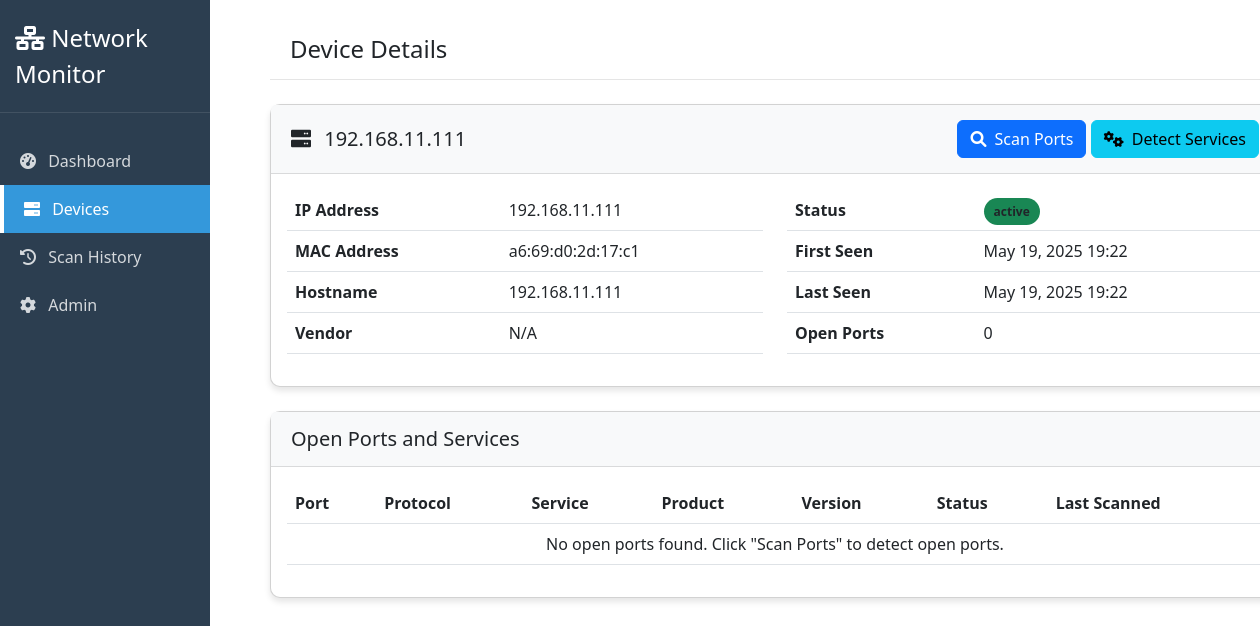
/devices/3/, run on the app's committed database.
### device_monitor/models.py (models this page shows, shortened)
class Device(models.Model):
    ip_address = models.GenericIPAddressField(unique=True)
    mac_address = models.CharField(max_length=17, blank=True, null=True)
    hostname = models.CharField(max_length=255, blank=True, null=True)
    vendor = models.CharField(max_length=255, blank=True, null=True)
    status = models.CharField(max_length=50, default='active')
    first_seen = models.DateTimeField(default=timezone.now)
    last_seen = models.DateTimeField(default=timezone.now)
    class Meta:
        ordering = ['ip_address']

### device_monitor/views.py (the view)
# urls.py: path('devices/<int:device_id>/', views.device_detail, name='device_detail'),
def device_detail(request, device_id):
    device = Device.objects.get(id=device_id)
    context = {
        'device': device,
        'ports': device.ports.all()
    }
    return render(request, 'device_monitor/device_detail.html', context)

### templates/device_monitor/device_detail.html (shortened to what this page needs)
{% extends 'base.html' %}
{% block page_title %}Device Details{% endblock %}
{% block content %}
<div class="card mb-4">
  <div class="card-header d-flex justify-content-between align-items-center">
    <h5 class="mb-0">
      <i class="fas fa-server me-2"></i> {{ device.hostname|default:"Unknown Device" }}
    </h5>
    <div>
      <button
        type="button"
        class="btn btn-primary"
        id="scan-ports-btn"
        data-ip="{{ device.ip_address }}"
      >
        <i class="fas fa-search me-1"></i> Scan Ports
      </button>
      <button
        type="button"
        class="btn btn-info"
        id="scan-services-btn"
        data-ip="{{ device.ip_address }}"
      >
        <i class="fas fa-cogs me-1"></i> Detect Services
      </button>
    </div>
  </div>
  <div class="card-body">
    <div class="row">
      <div class="col-md-6">
        <table class="table">
          <tbody>
            <tr>
              <th>IP Address</th>
              <td>{{ device.ip_address }}</td>
            </tr>
            <tr>
              <th>MAC Address</th>
              <td>{{ device.mac_address|default:"N/A" }}</td>
            </tr>
            <tr>
              <th>Hostname</th>
              <td>{{ device.hostname|default:"Unknown" }}</td>
            </tr>
            <tr>
              <th>Vendor</th>
              <td>{{ device.vendor|default:"N/A" }}</td>
            </tr>
          </tbody>
        </table>
      </div>
      <div class="col-md-6">
        <table class="table">
          <tbody>
            <tr>
              <th>Status</th>
              <td>
                <span
                  class="status-badge {% if device.status == 'active' %}bg-success{% else %}bg-secondary{% endif %}"
                >
                  {{ device.status }}
                </span>
              </td>
            </tr>
            <tr>
              <th>First Seen</th>
              <td>{{ device.first_seen|date:"M d, Y H:i" }}</td>
            </tr>
            <tr>
              <th>Last Seen</th>
              <td>{{ device.last_seen|date:"M d, Y H:i" }}</td>
            </tr>
            <tr>
              <th>Open Ports</th>
              <td>{{ ports.count }}</td>
            </tr>
          </tbody>
        </table>
      </div>
    </div>
  </div>
</div>
<div class="card">
  <div class="card-header">
    <h5 class="mb-0">Open Ports and Services</h5>
  </div>
  <div class="card-body">
    <div class="table-responsive">
      <table class="table table-hover">
        <thead>
          <tr>
            <th>Port</th>
            <th>Protocol</th>
            <th>Service</th>
            <th>Product</th>
            <th>Version</th>
            <th>Status</th>
            <th>Last Scanned</th>
          </tr>
        </thead>
        <tbody>
          {% for port in ports %}
          <tr>
            <td>{{ port.port_number }}</td>
            <td>{{ port.protocol }}</td>
            <td>{{ port.service|default:"Unknown" }}</td>
            <td>{{ port.product|default:"N/A" }}</td>
            <td>{{ port.version|default:"N/A" }}</td>
            <td>
              <span
                class="status-badge {% if port.status == 'open' %}bg-success{% else %}bg-secondary{% endif %}"
              >
                {{ port.status }}
              </span>
            </td>
            <td>{{ port.last_scanned|date:"M d, Y H:i" }}</td>
          </tr>
          {% empty %}
          <tr>
            <td colspan="7" class="text-center">
              No open ports found. Click "Scan Ports" to detect open ports.
            </td>
          </tr>
          {% endfor %}
        </tbody>
      </table>
    </div>
  </div>
</div>
{% endblock %}

### templates/base.html (style rules this page uses)
:root { --primary-color: #3498db; --secondary-color: #2c3e50; --success-color: #2ecc71; --warning-color: #f39c12; --danger-color: #e74c3c; --light-bg: #f8f9fa; --dark-bg: #343a40; }
.card { border-radius: 10px; box-shadow: 0 4px 6px rgba(0, 0, 0, 0.1); margin-bottom: 20px; }
.card-header { background-color: var(--light-bg); border-bottom: 1px solid rgba(0, 0, 0, 0.125); padding: 15px 20px; }
.status-badge { padding: 5px 10px; border-radius: 50px; font-size: 12px; font-weight: bold; }

### data on the page
Device: hostname "192.168.11.111", ip_address "192.168.11.111", mac_address "a6:69:d0:2d:17:c1", vendor "N/A", status "active", first_seen "May 19, 2025 19:22", last_seen "May 19, 2025 19:22", count "0"
